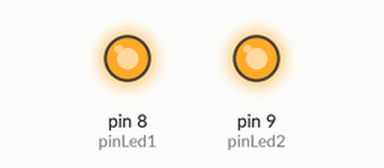
A sketch run on a simulated Arduino Uno, built with avr-gcc and run on an emulated ATmega328P. Parts: output pins drawn as LEDs (lit = HIGH).

Above: at 1.5 s.
At 4.5 s:
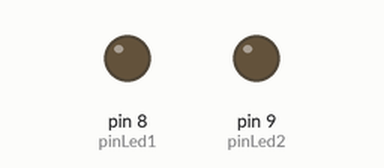
Timing chart, 0 to 7.8 s (numbered marks = the images above):
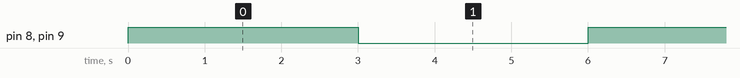

The sketch:

funciones2.ino
```cpp
int r;
int pinLed1 = 8;
int pinLed2 = 9;

void setup() {

pinMode(pinLed1,OUTPUT);
pinMode(pinLed2,OUTPUT);

}

int sumaNumeros (int x, int y){

  return x+y; // la función va a regresar la suma
              // de los parámetros

}

void loop() {

  r = sumaNumeros(1, 2); //r = 3
  digitalWrite(pinLed1,HIGH);
  digitalWrite(pinLed2,HIGH);
  delay(r*1000); // va a esperar 3 segundos
  digitalWrite(pinLed1,LOW);
  digitalWrite(pinLed2,LOW);
  delay(r*1000); // va a esperar 3 segundos

}
```

Measured:
- by itself, pin 8 (pinLed1), pin 9 (pinLed2): alternates HIGH for 3.0 s and LOW for 3.0 s
